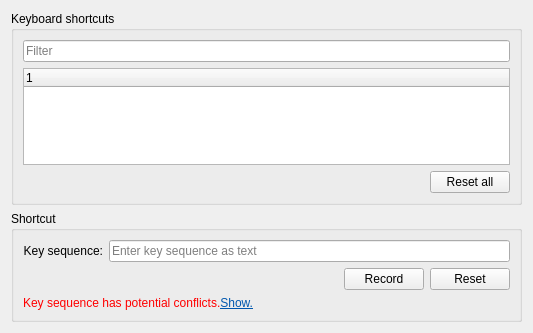
<?xml version="1.0" encoding="UTF-8"?>
<ui version="4.0">
 <class>ShortcutSettingsWidget</class>
 <widget class="QWidget" name="ShortcutSettingsWidget">
  <property name="geometry">
   <rect>
    <x>0</x>
    <y>0</y>
    <width>533</width>
    <height>333</height>
   </rect>
  </property>
  <property name="windowTitle">
   <string>Form</string>
  </property>
  <layout class="QVBoxLayout" name="verticalLayout_3">
   <item>
    <widget class="QGroupBox" name="actionsGroupBox">
     <property name="title">
      <string>Keyboard shortcuts</string>
     </property>
     <layout class="QVBoxLayout" name="verticalLayout">
      <item>
       <widget class="QLineEdit" name="filterLineEdit">
        <property name="placeholderText">
         <string>Filter</string>
        </property>
       </widget>
      </item>
      <item>
       <widget class="QTreeWidget" name="actionsTreeWidget">
        <column>
         <property name="text">
          <string notr="true">1</string>
         </property>
        </column>
       </widget>
      </item>
      <item>
       <layout class="QHBoxLayout" name="resetAllHorizontalLayout">
        <item>
         <spacer name="resetAllHorizontalSpacer">
          <property name="orientation">
           <enum>Qt::Horizontal</enum>
          </property>
          <property name="sizeHint" stdset="0">
           <size>
            <width>388</width>
            <height>20</height>
           </size>
          </property>
         </spacer>
        </item>
        <item>
         <widget class="QPushButton" name="resetAllPushButton">
          <property name="focusPolicy">
           <enum>Qt::NoFocus</enum>
          </property>
          <property name="text">
           <string>Reset all</string>
          </property>
          <property name="autoDefault">
           <bool>false</bool>
          </property>
          <property name="default">
           <bool>false</bool>
          </property>
         </widget>
        </item>
       </layout>
      </item>
     </layout>
    </widget>
   </item>
   <item>
    <widget class="QGroupBox" name="shortcutGroupBox">
     <property name="title">
      <string>Shortcut</string>
     </property>
     <layout class="QVBoxLayout" name="verticalLayout_2">
      <item>
       <layout class="QHBoxLayout" name="keySequenceHorizontalLayout">
        <item>
         <widget class="QLabel" name="keySequenceLabel">
          <property name="text">
           <string>Key sequence:</string>
          </property>
          <property name="alignment">
           <set>Qt::AlignRight|Qt::AlignTrailing|Qt::AlignVCenter</set>
          </property>
         </widget>
        </item>
        <item>
         <widget class="QLineEdit" name="keySequenceLineEdit">
          <property name="placeholderText">
           <string>Enter key sequence as text</string>
          </property>
         </widget>
        </item>
       </layout>
      </item>
      <item>
       <layout class="QHBoxLayout" name="buttonsHorizontalLayout">
        <item>
         <spacer name="buttonsHorizontalSpacer">
          <property name="orientation">
           <enum>Qt::Horizontal</enum>
          </property>
          <property name="sizeHint" stdset="0">
           <size>
            <width>308</width>
            <height>20</height>
           </size>
          </property>
         </spacer>
        </item>
        <item>
         <widget class="ShortcutButton" name="recordPushButton">
          <property name="focusPolicy">
           <enum>Qt::NoFocus</enum>
          </property>
          <property name="text">
           <string>Record</string>
          </property>
          <property name="autoDefault">
           <bool>false</bool>
          </property>
          <property name="default">
           <bool>false</bool>
          </property>
         </widget>
        </item>
        <item>
         <widget class="QPushButton" name="resetPushButton">
          <property name="focusPolicy">
           <enum>Qt::NoFocus</enum>
          </property>
          <property name="text">
           <string>Reset</string>
          </property>
          <property name="autoDefault">
           <bool>false</bool>
          </property>
          <property name="default">
           <bool>false</bool>
          </property>
         </widget>
        </item>
       </layout>
      </item>
      <item>
       <widget class="QLabel" name="warningLabel">
        <property name="text">
         <string>&lt;html&gt;&lt;head/&gt;&lt;body&gt;&lt;p&gt;&lt;span style=&quot; color:#ff0000;&quot;&gt;Key sequence has potential conflicts.&lt;/span&gt;&lt;a href=&quot;#conflicts&quot;&gt;&lt;span style=&quot; text-decoration: underline; color:#0057ae;&quot;&gt;Show.&lt;/span&gt;&lt;/a&gt;&lt;/p&gt;&lt;/body&gt;&lt;/html&gt;</string>
        </property>
        <property name="textFormat">
         <enum>Qt::RichText</enum>
        </property>
       </widget>
      </item>
     </layout>
    </widget>
   </item>
  </layout>
 </widget>
 <customwidgets>
  <customwidget>
   <class>ShortcutButton</class>
   <extends>QPushButton</extends>
   <header>shortcut_settings/ShortcutButton.h</header>
  </customwidget>
 </customwidgets>
 <resources/>
 <connections/>
</ui>
